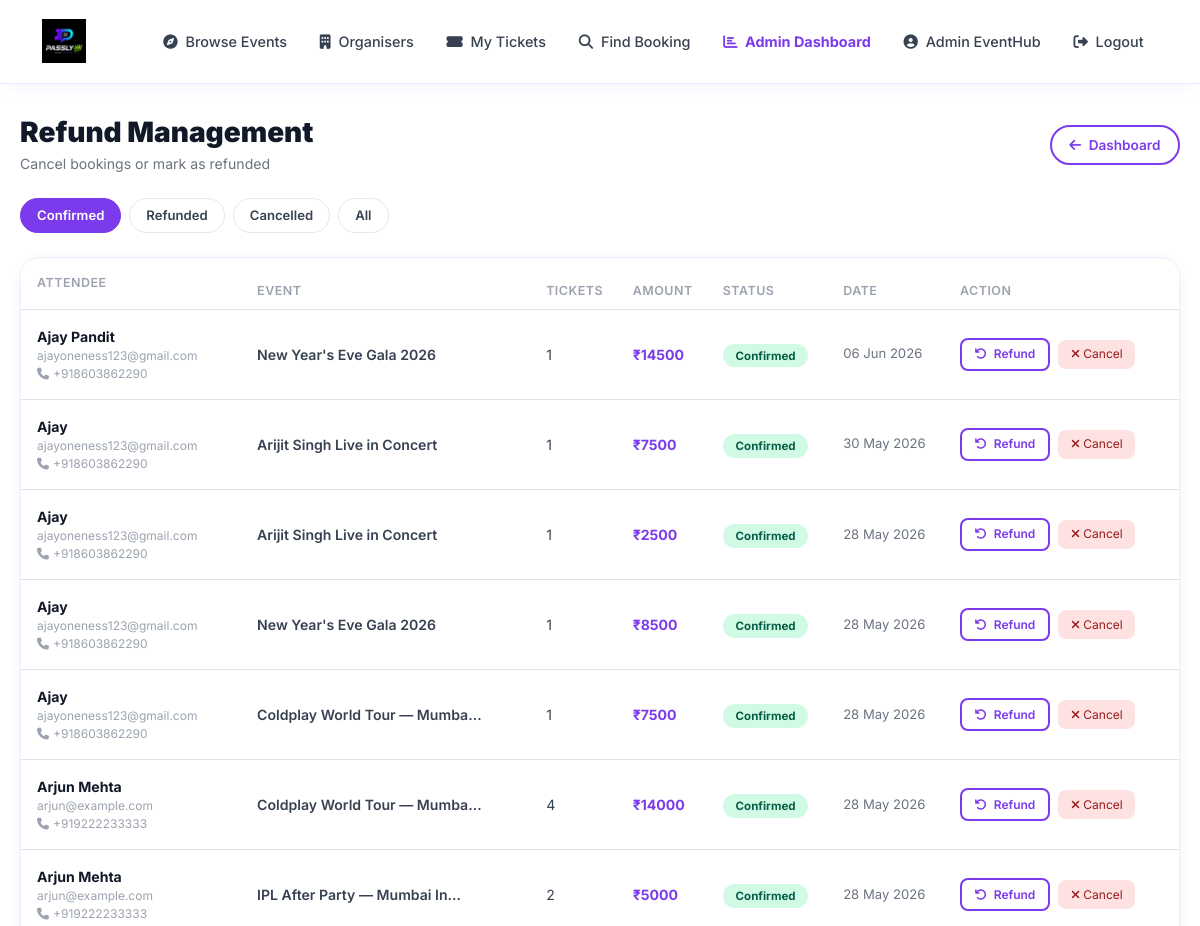
Page /refunds/ (signed in, upper part) on the earlier database version.
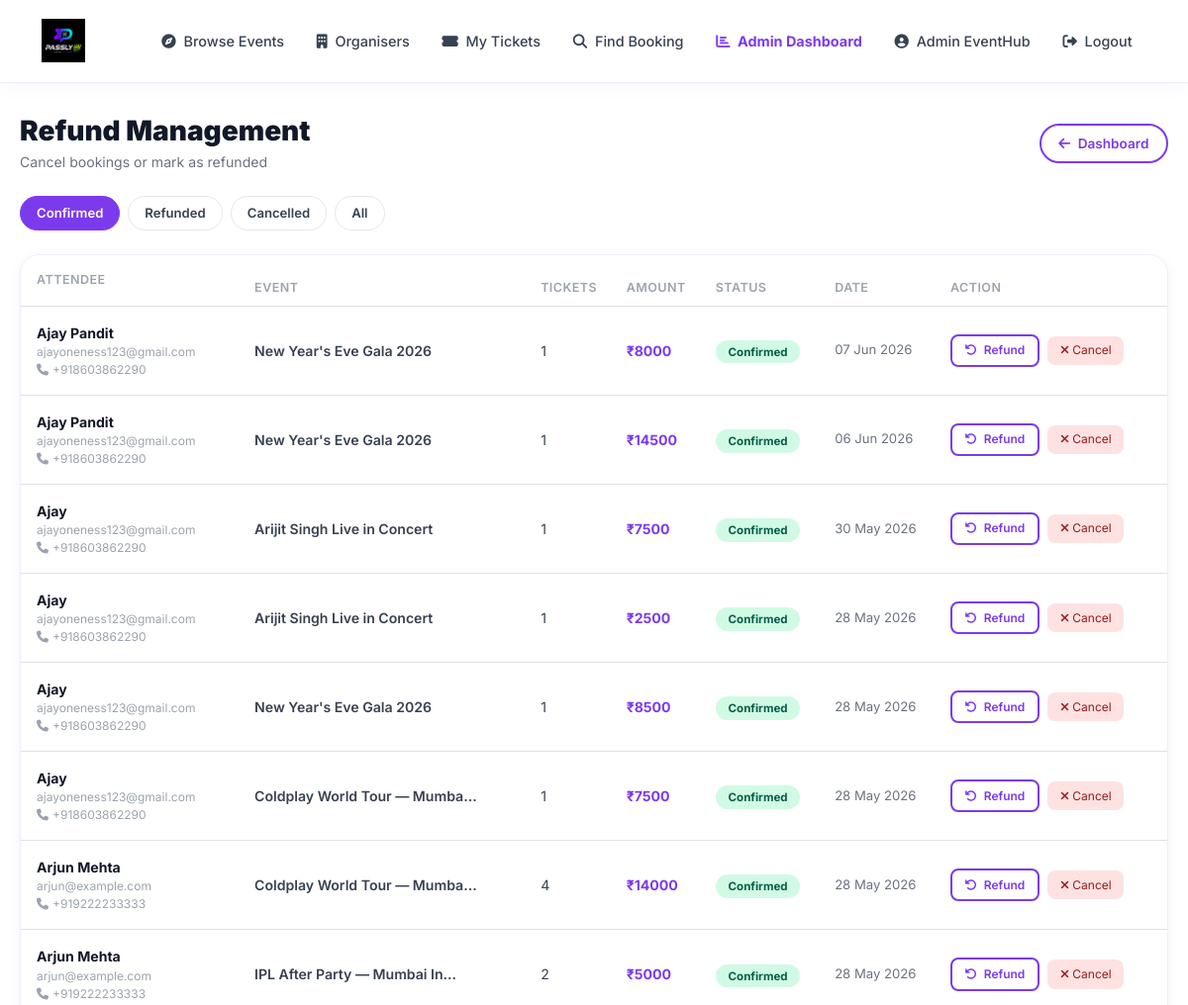
Same page on the later database version.
### events/models.py (models this page shows, shortened)
class Booking(models.Model):
    STATUS_CHOICES = [
        ('pending', 'Pending'),
        ('confirmed', 'Confirmed'),
        ('cancelled', 'Cancelled'),
        ('failed', 'Failed'),
        ('refunded', 'Refunded'),
    ]
    id = models.UUIDField(primary_key=True, default=uuid.uuid4, editable=False)
    event = models.ForeignKey(Event, on_delete=models.CASCADE, related_name='bookings')
    user = models.ForeignKey(
        User, on_delete=models.CASCADE, related_name='bookings', null=True, blank=True
    )
    ticket_type = models.ForeignKey(
        TicketType, on_delete=models.SET_NULL, null=True, blank=True, related_name='bookings'
    )
    name = models.CharField(max_length=100)
    email = models.EmailField()
    phone = models.CharField(max_length=15)
    number_of_tickets = models.IntegerField(default=1)
    total_amount = models.DecimalField(max_digits=10, decimal_places=2)
    discount_amount = models.DecimalField(max_digits=10, decimal_places=2, default=0)
    coupon_code = models.ForeignKey(
        CouponCode, on_delete=models.SET_NULL, null=True, blank=True
    )
    booking_date = models.DateTimeField(auto_now_add=True)
    status = models.CharField(max_length=20, choices=STATUS_CHOICES, default='pending')
    qr_code = models.ImageField(upload_to='qr_codes/', blank=True, null=True)
    email_sent = models.BooleanField(default=False)
    whatsapp_sent = models.BooleanField(default=False)
    razorpay_order_id = models.CharField(max_length=100, blank=True, null=True)
    razorpay_payment_id = models.CharField(max_length=100, blank=True, null=True)
    razorpay_signature = models.CharField(max_length=255, blank=True, null=True)
    refund_reason = models.TextField(blank=True)
    refunded_at = models.DateTimeField(null=True, blank=True)
    is_manual = models.BooleanField(default=False, verbose_name='Manual / Imported Booking')
    scan_count = models.PositiveIntegerField(default=0, help_text='Number of times this ticket has been scanned at entry')
    class Meta:
        ordering = ['-booking_date']

class Event(models.Model):
    CATEGORY_CHOICES = [
        ('music', 'Music & Concerts'),
        ('sports', 'Sports'),
        ('tech', 'Technology'),
        ('food', 'Food & Drink'),
        ('art', 'Arts & Culture'),
        ('business', 'Business'),
        ('other', 'Other'),
    ]
    STATUS_CHOICES = [
        ('draft', 'Draft'),
        ('published', 'Published'),
        ('completed', 'Completed'),
        ('cancelled', 'Cancelled'),
    ]
    EVENT_TYPE_CHOICES = [
        ('one_time', 'One Time'),
        ('regular', 'Regular / Recurring'),
    ]
    id = models.UUIDField(primary_key=True, default=uuid.uuid4, editable=False)
    title = models.CharField(max_length=200)
    description = models.TextField()
    category = models.CharField(max_length=20, choices=CATEGORY_CHOICES, default='other')
    status = models.CharField(max_length=20, choices=STATUS_CHOICES, default='published')
    event_type = models.CharField(max_length=20, choices=EVENT_TYPE_CHOICES, default='one_time')
    is_free = models.BooleanField(default=False, verbose_name='Free Event')
    is_approved = models.BooleanField(default=True, verbose_name='Admin Approved')
    date = models.DateTimeField()
    end_date = models.DateTimeField(null=True, blank=True)
    venue = models.CharField(max_length=200)
    address = models.TextField()
    latitude = models.FloatField(help_text='Latitude for map location', default=20.5937)
    longitude = models.FloatField(help_text='Longitude for map location', default=78.9629)
    price = models.DecimalField(max_digits=10, decimal_places=2, default=0)
    total_seats = models.IntegerField()
    available_seats = models.IntegerField()
    image = models.URLField(
        default='https://via.placeholder.com/800x400/7C3AED/ffffff?text=Event+Image'
    )
    organizer = models.CharField(max_length=100)
    organizer_user = models.ForeignKey(
        User, on_delete=models.SET_NULL, null=True, blank=True,
        related_name='organized_events'
    )
    meta_pixel_id = models.CharField(max_length=50, blank=True, verbose_name='Meta Pixel ID')
    google_analytics_id = models.CharField(
        max_length=50, blank=True, verbose_name='Google Analytics / GTM ID'
    )
    custom_header_code = models.TextField(
        blank=True, verbose_name='Custom Header Code',
        help_text='Raw HTML/JS added inside <head>'
    )
    custom_footer_code = models.TextField(
        blank=True, verbose_name='Custom Footer Code',
        help_text='Raw HTML/JS added before </body>'
    )
    created_at = models.DateTimeField(auto_now_add=True)
    updated_at = models.DateTimeField(auto_now=True)
    class Meta:
        ordering = ['-date']

### events/views.py (the view, shortened to what this page needs)
# urls.py: path('refunds/', views.refund_management, name='refund_management'),
@login_required
def refund_management(request):
    if not request.user.is_staff:
        messages.error(request, 'Access denied.')
        return redirect('event_list')
    status_filter = request.GET.get('status', 'confirmed')
    qs = Booking.objects.select_related('event').order_by('-booking_date')
    if status_filter and status_filter != 'all':
        qs = qs.filter(status=status_filter)
    return render(request, 'events/refund_management.html', {
        'bookings': qs[:60], 'status_filter': status_filter,
    })

### events/templates/events/refund_management.html (shortened to what the changed rows need)
{% extends 'events/base.html' %}
{% block content %}
<div class="d-flex justify-content-between align-items-center mb-4">
    <div>
        <h1 style="font-size:1.75rem;font-weight:900;color:#111827;margin:0;">Refund Management</h1>
    </div>
</div>
<div class="card" style="padding:0;">
    <div style="overflow-x:auto;">
        <table class="table table-hover mb-0" style="min-width:700px;">
            <thead style="background:#F9FAFB;">
                <tr>
                    <th style="padding:1rem;">Attendee</th>
                    <th>Event</th>
                    <th>Tickets</th>
                    <th>Amount</th>
                    <th>Status</th>
                    <th>Date</th>
                    <th>Action</th>
                </tr>
            </thead>
            <tbody>
                {% for b in bookings %}
                <tr>
                    <td style="padding:1rem;">
                        <div style="font-weight:700;color:#111827;">{{ b.name }}</div>
                        <div style="font-size:.75rem;color:#9CA3AF;">{{ b.email }}</div>
                        <div style="font-size:.75rem;color:#9CA3AF;"><i class="fas fa-phone me-1"></i>{{ b.phone }}</div>
                    </td>
                    <td style="color:#374151;font-weight:600;">{{ b.event.title|truncatechars:28 }}</td>
                    <td style="color:#374151;">{{ b.number_of_tickets }}</td>
                    <td style="font-weight:700;color:#7C3AED;">₹{{ b.total_amount|floatformat:0 }}</td>
                    <td>
                        <span class="status-badge" style="background:{% if b.status == 'confirmed' %}#D1FAE5;color:#065F46{% elif b.status == 'pending' %}#FEF3C7;color:#92400E{% elif b.status == 'refunded' %}#DBEAFE;color:#1E40AF{% elif b.status == 'cancelled' %}#F3F4F6;color:#374151{% else %}#FEE2E2;color:#991B1B{% endif %};">
                            {{ b.get_status_display }}
                        </span>
                    </td>
                    <td style="color:#6B7280;font-size:.82rem;">{{ b.booking_date|date:"d M Y" }}</td>
                    <td>
                        {% if b.status == 'confirmed' %}
                        <button class="btn btn-outline-primary"
                                style="font-size:.75rem;padding:.35rem .8rem;border-radius:8px;"
                                data-bs-toggle="modal"
                                data-bs-target="#refundModal"
                                data-id="{{ b.id }}"
                                data-name="{{ b.name }}"
                                data-amount="{{ b.total_amount }}">
                            <i class="fas fa-undo me-1"></i> Refund
                        </button>
                        <form method="post" style="display:inline;" onsubmit="return confirm('Cancel booking for {{ b.name }}?')">
                            <button type="submit" class="btn" style="font-size:.75rem;padding:.35rem .8rem;border-radius:8px;background:#FEE2E2;color:#991B1B;border:none;margin-left:.25rem;">
                                <i class="fas fa-times"></i> Cancel
                            </button>
                        </form>
                        {% elif b.status == 'refunded' %}
                        <span style="color:#059669;font-size:.8rem;"><i class="fas fa-check-circle me-1"></i>Done</span>
                        {% else %}
                        <span style="color:#9CA3AF;font-size:.8rem;">—</span>
                        {% endif %}
                    </td>
                </tr>
                {% endfor %}
            </tbody>
        </table>
    </div>
</div>
{% endblock %}

Differences in the rows shown:
added Booking: name "Ajay Pandit", email "ajayoneness123@gmail.com", phone "+918603862290", event "New Year's Eve Gala 2026", number_of_tickets "1", total_amount "8000", status "Confirmed", booking_date "07 Jun 2026"
